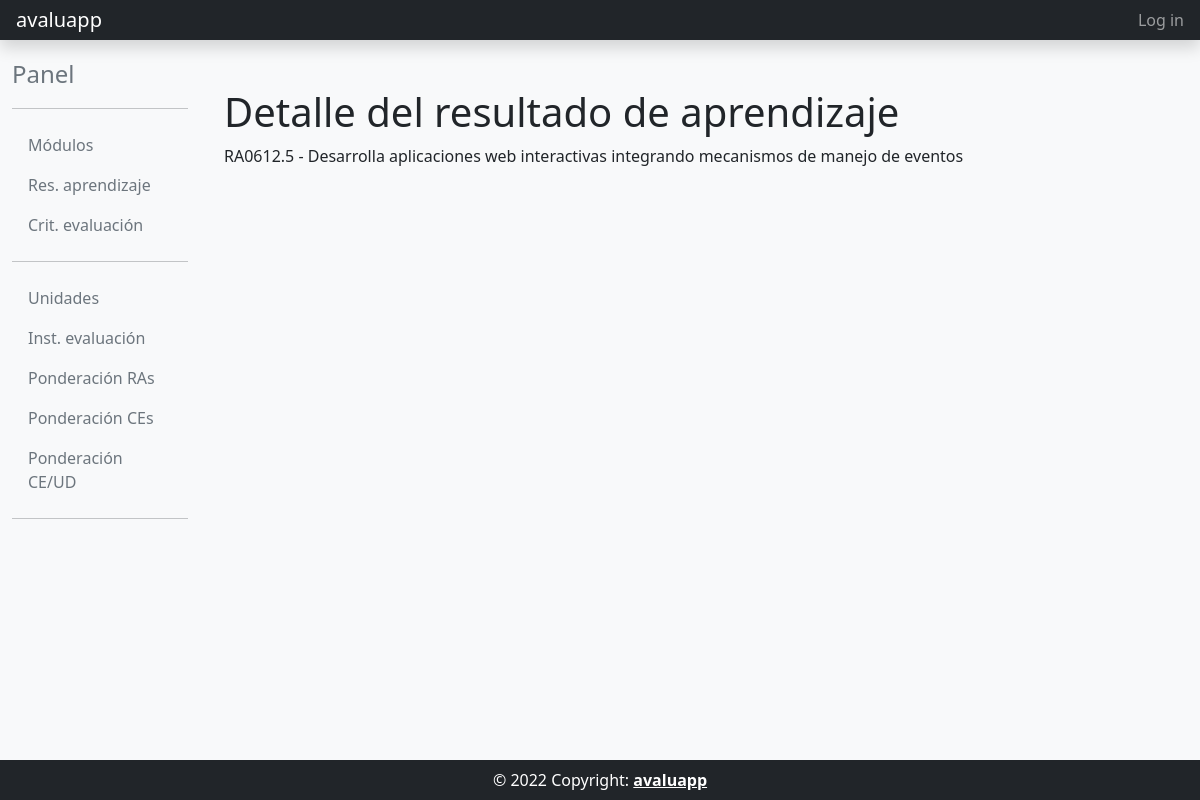
The app's page /ra_detail/4/ with its own data.
### core/models.py (models this page shows, shortened)
class ResAprendizaje(models.Model):
    modulo = models.ForeignKey(Modulo,on_delete=models.PROTECT)
    codigo = models.CharField(max_length = 10, verbose_name="codigo", unique=True)
    descripcion = models.TextField(verbose_name="Descripcion")
    class Meta:
        unique_together =[["modulo","codigo"]]
        verbose_name = "Resultado de aprendizaje"
        verbose_name_plural = "Resultados de aprendizaje"
        ordering = ['codigo']

### core/views.py (the view)
# urls.py: path('ra_detail/<int:pk>/', core_views.RADetailView.as_view(), name='ra_detail'),
class RADetailView(DetailView):
    model = ResAprendizaje
    template_name = 'core/ra_detail.html'

### templates/core/ra_detail.html
{% extends "common/base_intranet.html" %}
{% block main_content %}
<h1>Detalle del resultado de aprendizaje</h1>
<p>
    {{object.codigo}} - {{object.descripcion|safe}}
</p>
{% endblock main_content %}

### records on screen
ResAprendizaje: codigo "RA0612.5", descripcion "Desarrolla aplicaciones web interactivas integrando mecanismos de manejo de eventos"
